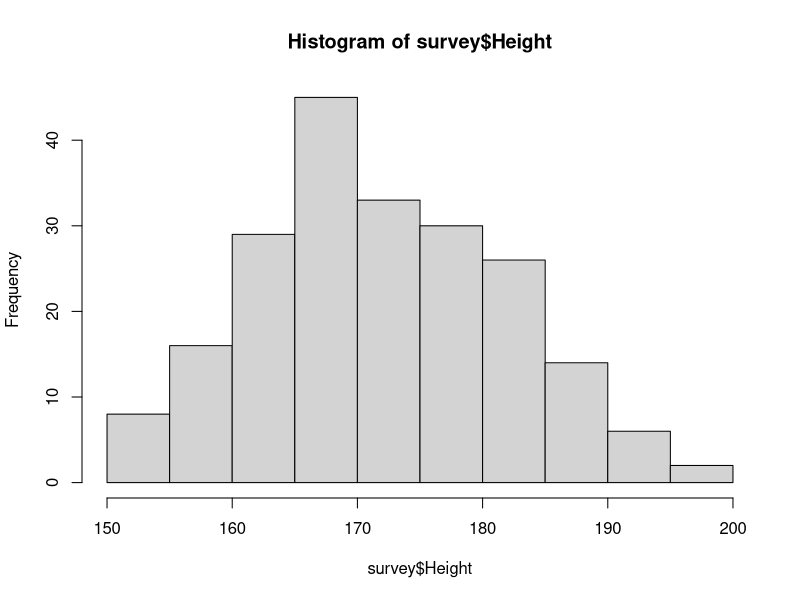
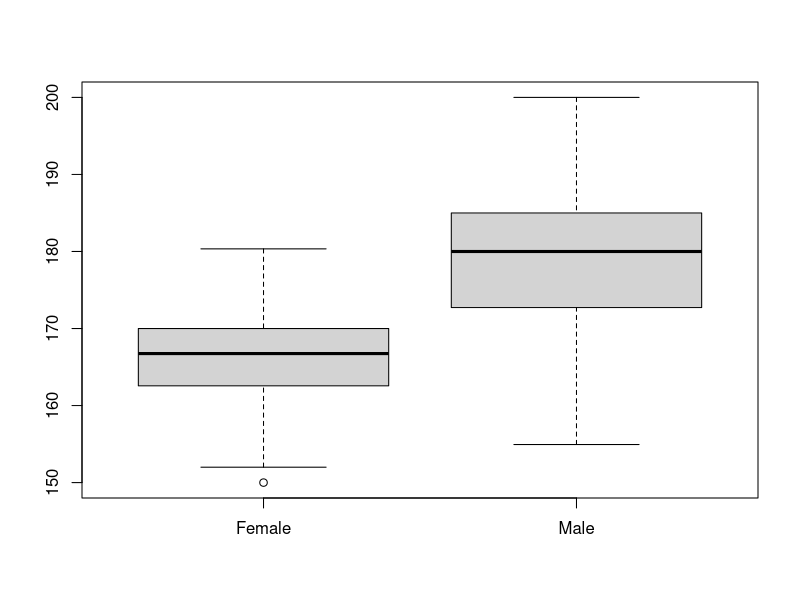
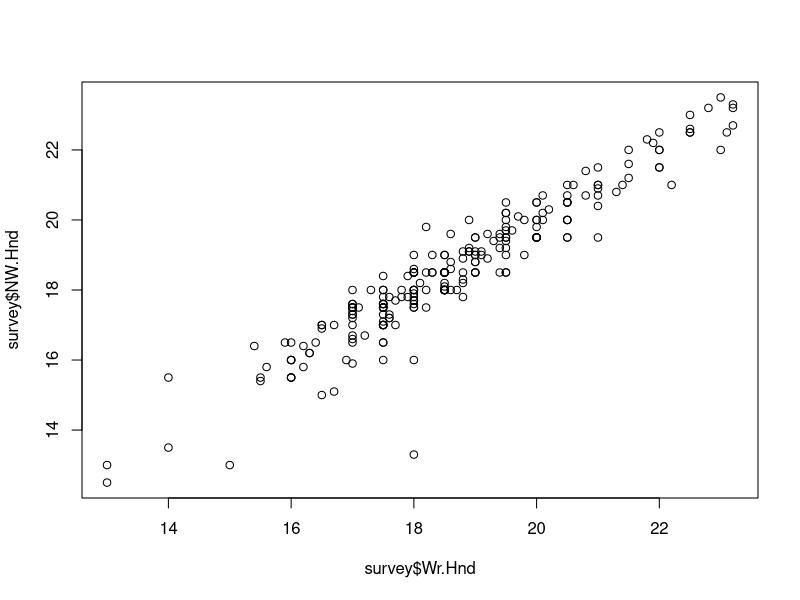
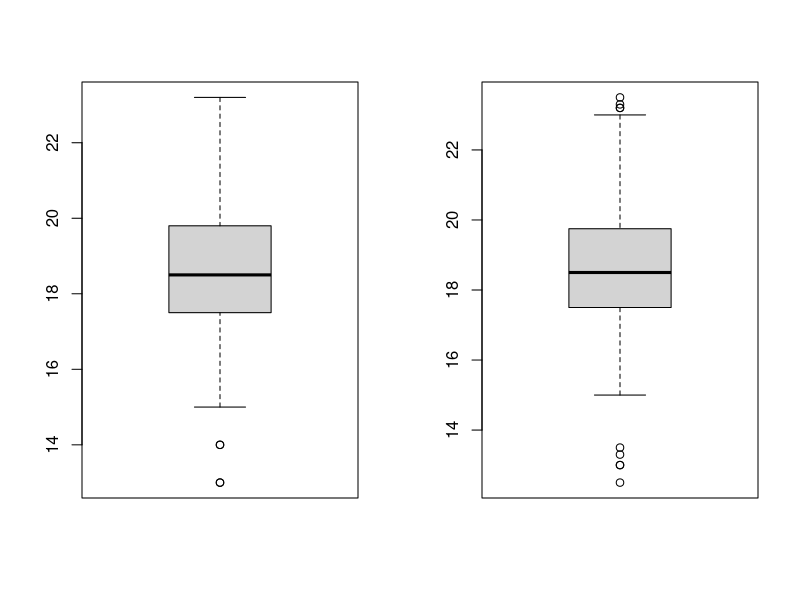
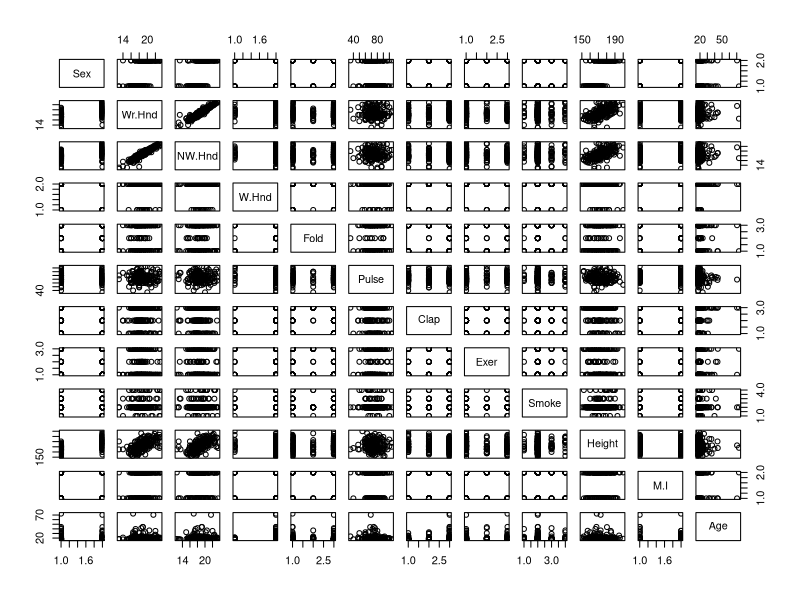
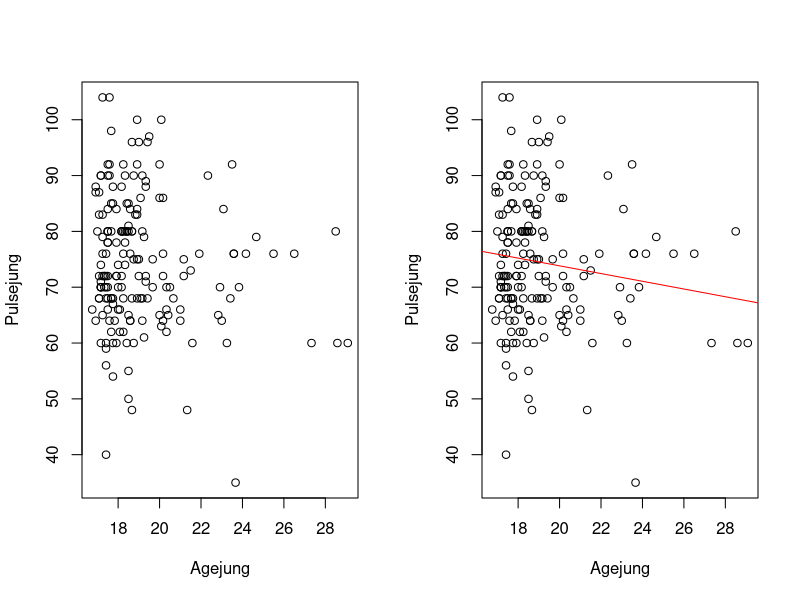

Reproduce these figures in R, in order.

### Statistical Modelling

## Exerice Session 1

# load library
library(MASS)

# get info about the survey dataset
help(survey)

# load the dataset
data(survey)

# first overview
str(survey)
summary(survey)
table(survey$Smoke, survey$Sex)

# visual inspection
hist(survey$Height)
boxplot(split(survey$Height, survey$Sex))
plot(survey$Wr.Hnd, survey$NW.Hnd)

## Exercise 1 

# 1.a
survey[,c(2,3)] |> summary()
par(mfrow = c(1,2))
boxplot(survey$Wr.Hnd)
boxplot(survey$NW.Hnd)

# no observable difference from the boxplots and summary stats

# 1.b

survey[rev(order(survey$Age)),][1:2, ]

# no, they are non-smokers

# 1.c

pairs(survey)

model = lm(survey$Pulse ~ ., survey)
summary(model)

# 1.d

#plotting the pulse of people below age 30 against their age
Agejung = survey$Age[survey$Age<30]
Pulsejung = survey$Pulse[survey$Age<30]
plot(Agejung,Pulsejung)

lmobj = lm(Pulsejung ~ Agejung)
plot(Agejung,Pulsejung) 
abline(lmobj, col = "red")


## Exercise 2
x <- c(5,2,1,4) 
xx <- c(1,10,15,18)
y <- rep(1,5)
z <- c(TRUE,FALSE,TRUE,TRUE)
w <- c("Marie","Betty","Peter")


## Exercise 3 
seq(1,9,1)
rep(c("m", "w"), 4)
rep(1:4, 3)
rep(4:1, each = 3)
rep(1:5, 1:5)


## Exercise 4
matrix(data = c(1:5, 100+1:5, 200+1:5, 300+1:5), nrow = 5, ncol = 4)
diag(x = 5, ncol = 10, nrow = 10)


## Exercise 5

 